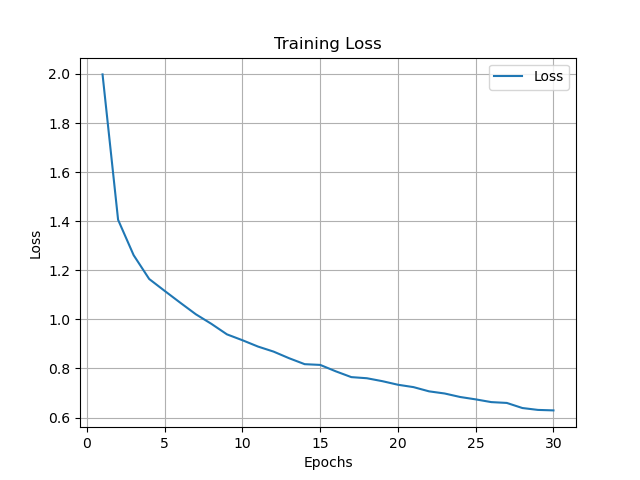

This figure's Python source:
#!/usr/bin/env python3
import matplotlib.pyplot as plt

# Training history
epochs = list(range(1, 31))
loss_values = [1.9980, 1.4057, 1.2615, 1.1645, 1.1158, 1.0678, 1.0208, 0.9818, 0.9390, 0.9150, 0.8892, 0.8687, 0.8417, 0.8175, 0.8145, 0.7884, 0.7648, 0.7602, 0.7482, 0.7337, 0.7240, 0.7068, 0.6981, 0.6838, 0.6741, 0.6630, 0.6596, 0.6389, 0.6312, 0.6292]
accuracy_values = [0.3628, 0.5207, 0.5681, 0.5946, 0.6142, 0.6268, 0.6400, 0.6528, 0.6726, 0.6808, 0.6880, 0.6920, 0.7022, 0.7073, 0.7140, 0.7202, 0.7301, 0.7319, 0.7331, 0.7370, 0.7426, 0.7457, 0.7531, 0.7629, 0.7630, 0.7693, 0.7638, 0.7756, 0.7714, 0.7761]

# Plotting the loss
plt.plot(epochs, loss_values, label='Loss')
plt.xlabel('Epochs')
plt.ylabel('Loss')
plt.title('Training Loss')
plt.legend()
plt.grid(True)
plt.show()

# Plotting the accuracy
plt.plot(epochs, accuracy_values, label='Accuracy')
plt.xlabel('Epochs')
plt.ylabel('Accuracy')
plt.title('Training Accuracy')
plt.legend()
plt.grid(True)
plt.show()
